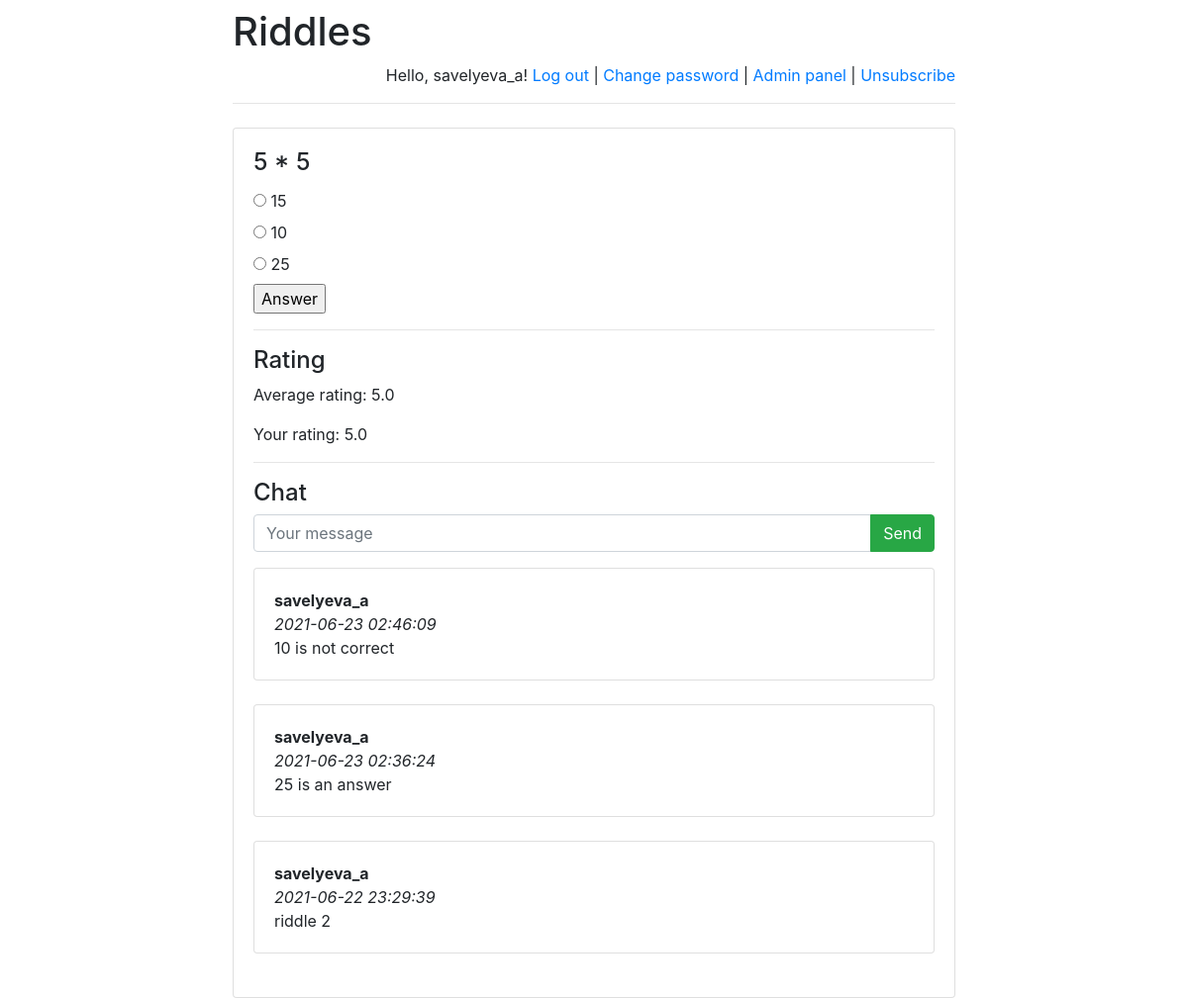
The app's page /riddles/2/ (signed in) with its own data.
### riddles/models.py (models this page shows)
class Riddle(models.Model):
    riddle_text = models.CharField(max_length=255)
    pub_date = models.DateTimeField('date published')

class Option(models.Model):
    riddle = models.ForeignKey(Riddle, on_delete=models.CASCADE)
    text = models.CharField(max_length=255)
    correct = models.BooleanField(default=False)

class Message(models.Model):
    chat = models.ForeignKey(
        Riddle,
        verbose_name='Чат под загадкой',
        on_delete=models.CASCADE)
    author = models.ForeignKey(
        User,
        verbose_name='Пользователь', on_delete=models.CASCADE)
    message = models.TextField('Сообщение')
    pub_date = models.DateTimeField(
        'Дата сообщения',
        default=timezone.now)

### riddles/views.py (the view)
# urls.py: url(r'^([0-9]+)/$', views.detail, name='detail'),
def detail(request, riddle_id):
    error_message = None
    if "error_message" in request.GET:
        error_message = request.GET["error_message"]
    ordered_option_set = \
        list(Option.objects.filter(riddle_id=riddle_id))
    option_iter = \
        numpy.random.permutation(len(ordered_option_set))
    option_set = []
    for num in option_iter:
        option_set.append(ordered_option_set[num])
    return render(
        request,
        "answer.html",
        {
            "option_set": option_set,
            "riddle": get_object_or_404(
                Riddle, pk=riddle_id),
            "error_message": error_message,
            "latest_messages":
                Message.objects
                    .filter(chat_id=riddle_id)
                    .order_by('-pub_date')[:5],
            "already_rated_by_user":
                Mark.objects
                    .filter(author_id=request.user.id)
                    .filter(riddle_id=riddle_id)
                    .count(),
            "user_rating":
                Mark.objects
                    .filter(author_id=request.user.id)
                    .filter(riddle_id=riddle_id)
                    .aggregate(Avg('mark'))
                    ["mark__avg"],
            "avg_mark":
                Mark.objects
                    .filter(riddle_id=riddle_id)
                    .aggregate(Avg('mark'))
                    ["mark__avg"]
        }
    )

### riddles/templates/answer.html (shortened to what this page needs)
{% extends 'base.html' %}
    {% block main %}
    <h4 class="card-title">{{ riddle.riddle_text }}</h4>
    <form action="answer/" method="post">
        {% for option in option_set %}
            <input type="radio"
                   name="option"
                   id="option{{ forloop.counter }}"
                   value="{{ option.id }}"/>
            <label for="option{{ forloop.counter }}">
                {{ option.text }}
            </label><br>
        {% endfor %}
        <input type="submit" value="Answer"/>
    </form>
    <hr>
    <h4>Rating</h4>
    <p>Average rating:
        <span id="avg_mark_span">
            {{ avg_mark }}
        </span>
    </p>
    {% if user.is_authenticated %}
        {% if already_rated_by_user == 0%}
            <form action="post_mark/" method="post">
                {% csrf_token %}
                <div class="row">
                    <div class="col-sm text-center">
                        <input name="mark"
                               type="radio"
                               value="1"/> 1
                    </div>
                    <div class="col-sm text-center">
                        <input name="mark"
                               type="radio"
                               value="2"/> 2
                    </div>
                    <div class="col-sm text-center">
                        <input name="mark"
                               type="radio"
                               value="3"/> 3
                    </div>
                    <div class="col-sm text-center">
                        <input name="mark"
                               type="radio"
                               value="4"/> 4
                    </div>
                    <div class="col-sm text-center">
                        <input name="mark"
                               type="radio"
                               value="5"/> 5
                    </div>
                    <div class="col-sm text-center">
                        <input class="btn btn-success"
                            type="submit"
                            value="Send mark"/>
                    </div>
                </div>
            </form>
            {% else %}
            Your rating: {{ user_rating }}
        {% endif %}
    {% endif %}
    <hr>
    <h4>Chat</h4>
    {% if user.is_authenticated %}
        <form action="post/" method="post">
            <div class="input-group mb-3">
                <input type="text"
                     class="form-control"
                     placeholder="Your message"
                     name="message"/>
                <div class="input-group-append">
                    <input class="btn btn-success"
                        type="submit"
                        value="Send"/>
              </div>
            </div>
        </form>
    {% endif %}
    <div id="history">
        {% for message in latest_messages %}
            <div class="card">
                <div class="card-body">
                    <strong>
                        {{ message.author.username }}
                    </strong>
                    <br/>
                    <em>
                        {{ message.pub_date|date:'Y-m-d H:i:s' }}
                    </em>
                    <br/>
                    {{ message.message }}
                </div>
            </div>
            <br/>
        {% endfor %}
    </div>
{% endblock %}

### riddles/templates/base.html (shortened to what this page needs)
<!doctype html>
<html lang="en">
<head>
    <link rel="stylesheet"
href="https://stackpath.bootstrapcdn.com/bootstrap/4.1.3/css/bootstrap.min.css">
</head>
<body>
<div class="container">
    <div class="row justify-content-center">
        <div class="col-8">
            <h1 class="mt-2">Riddles</h1>
            {% if user.is_authenticated %}
                <p class="text-right">
                    Hello, {{ user.username }}!
                    <a href="/riddles/logout">Log out</a> |
                    <a href="/riddles/password-change">
                        Change password
                    </a>
                    {% if user.is_staff %}
                        | <a href="/riddles/admin">Admin panel</a>
                    {% endif %}
                    {% if user.email == '' %}
                        | <a href="/riddles/subscribe">Subscribe</a>
                    {% else %}
                        | <a href="/riddles/unsubscribe">Unsubscribe</a>
                    {% endif %}
                </p>
            {% else %}
                <p class="text-right">
                    <a href="/riddles/login">Log in</a> |
                    <a href="/riddles/register">Register</a>
                </p>
            {% endif %}
            <hr class="mt-0 mb-4">
            <div class="card">
                <div class="card-body">
                    {% block main %}
                    {% endblock %}
                </div>
            </div>
        </div>
    </div>
</div>
</body>
</html>

### records on screen
Riddle: riddle_text "5 * 5"
Option: text "15"
Option: text "10"
Option: text "25"
Message: author.username "savelyeva_a", pub_date "2021-06-23 02:46:09", message "10 is not correct"
Message: author.username "savelyeva_a", pub_date "2021-06-23 02:36:24", message "25 is an answer"
Message: author.username "savelyeva_a", pub_date "2021-06-22 23:29:39", message "riddle 2"

### other values on screen
{{ user.username }} "savelyeva_a"
{{ avg_mark }} "5.0"
{{ user_rating }} "5.0"
